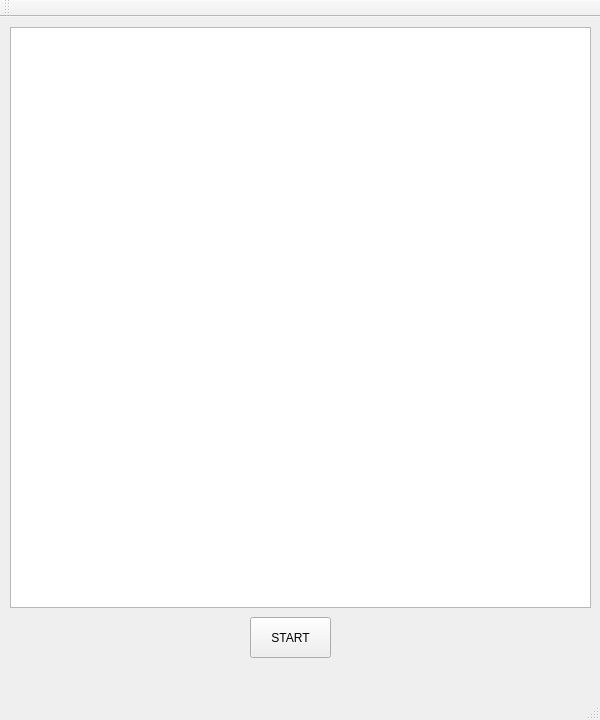
<?xml version="1.0" encoding="UTF-8"?>
<ui version="4.0">
 <class>MainWindow</class>
 <widget class="QMainWindow" name="MainWindow">
  <property name="geometry">
   <rect>
    <x>0</x>
    <y>0</y>
    <width>600</width>
    <height>720</height>
   </rect>
  </property>
  <property name="windowTitle">
   <string>MainWindow</string>
  </property>
  <widget class="QWidget" name="centralWidget">
   <widget class="QGraphicsView" name="pantalla">
    <property name="geometry">
     <rect>
      <x>10</x>
      <y>10</y>
      <width>581</width>
      <height>581</height>
     </rect>
    </property>
   </widget>
   <widget class="QPushButton" name="inicio">
    <property name="geometry">
     <rect>
      <x>250</x>
      <y>600</y>
      <width>81</width>
      <height>41</height>
     </rect>
    </property>
    <property name="acceptDrops">
     <bool>true</bool>
    </property>
    <property name="text">
     <string>START</string>
    </property>
   </widget>
  </widget>
  <widget class="QMenuBar" name="menuBar">
   <property name="geometry">
    <rect>
     <x>0</x>
     <y>0</y>
     <width>600</width>
     <height>21</height>
    </rect>
   </property>
  </widget>
  <widget class="QToolBar" name="mainToolBar">
   <attribute name="toolBarArea">
    <enum>TopToolBarArea</enum>
   </attribute>
   <attribute name="toolBarBreak">
    <bool>false</bool>
   </attribute>
  </widget>
  <widget class="QStatusBar" name="statusBar"/>
 </widget>
 <layoutdefault spacing="6" margin="11"/>
 <resources/>
 <connections/>
</ui>
